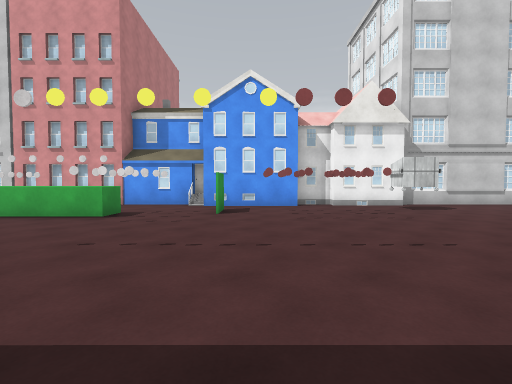
view 1 (above)

18 first-person views from a walk through a 3-D level made in the Unity game engine. The camera is 1.4 m above the floor, tilts 2° down and sees 90° across. The floor is counted in squares, 2 m on a side. Each view is taken from the middle of a square. On the plan, view 1 faces up. The plan holds only what a view shows up to about 9 squares ahead; the rest is blank. The place goes on beyond the plan. The player character is not drawn. Some surface patterns are stand-ins.

view 2
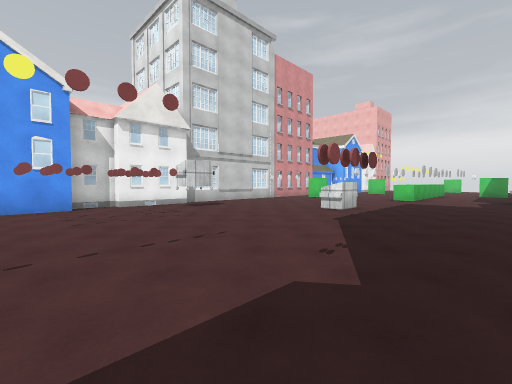

view 3
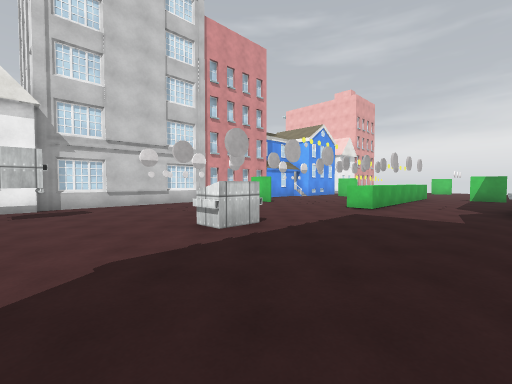

view 4
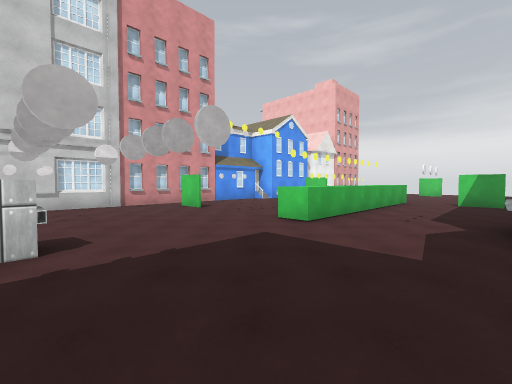

view 5
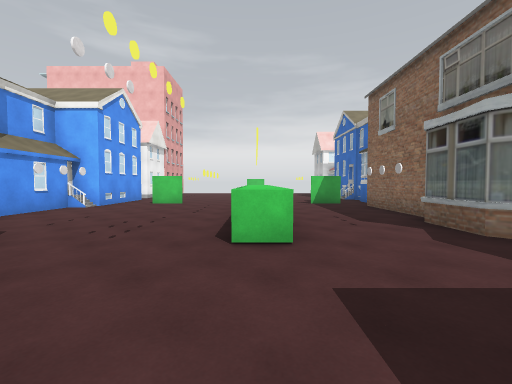

view 6
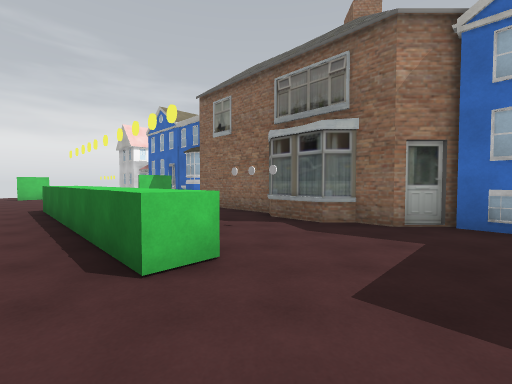

view 7
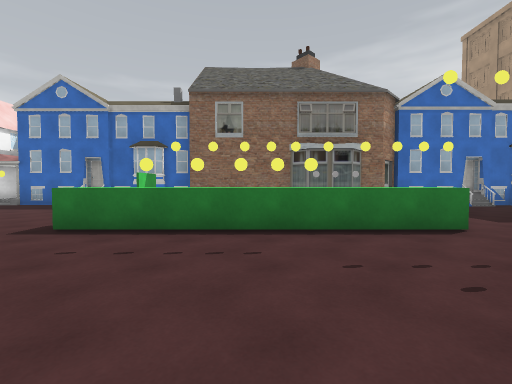

view 8
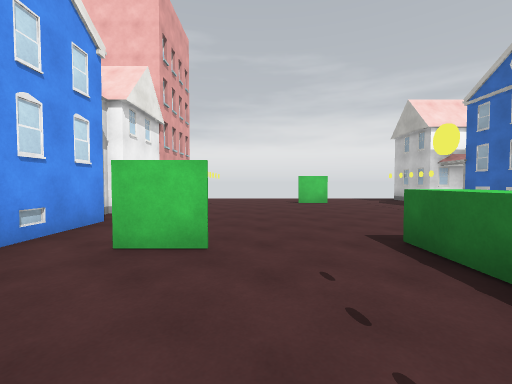

view 9
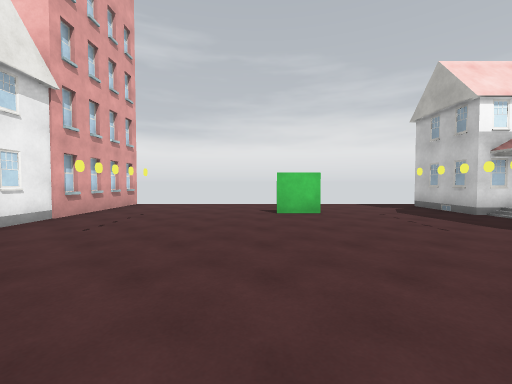

view 10
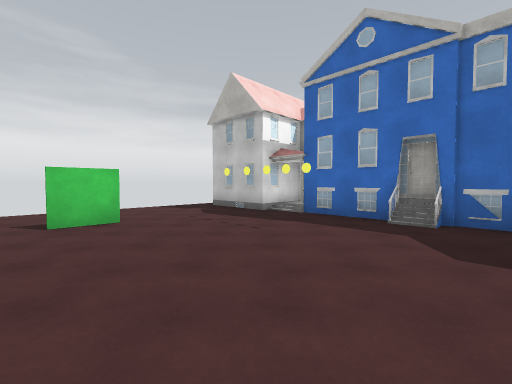

view 11
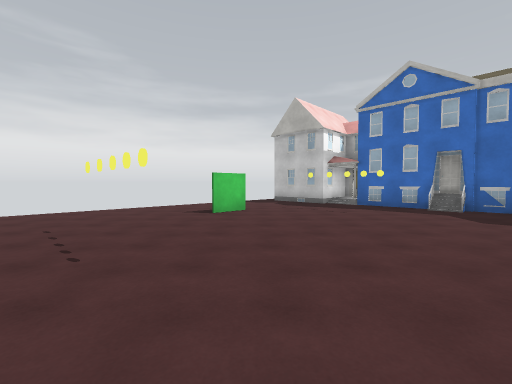

view 12
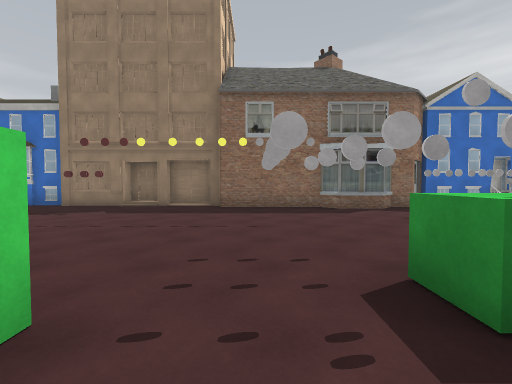

view 13
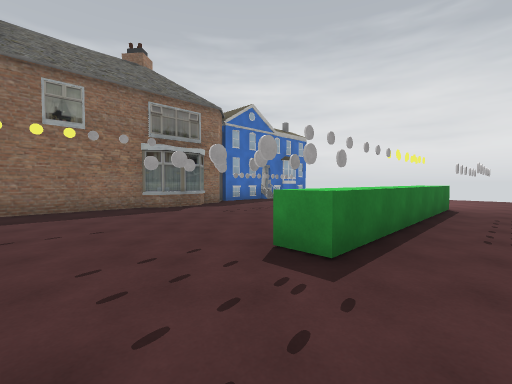

view 14
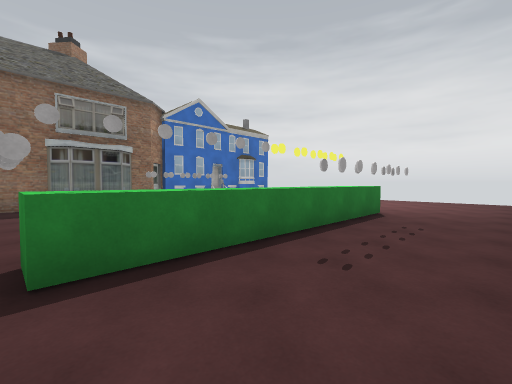

view 15
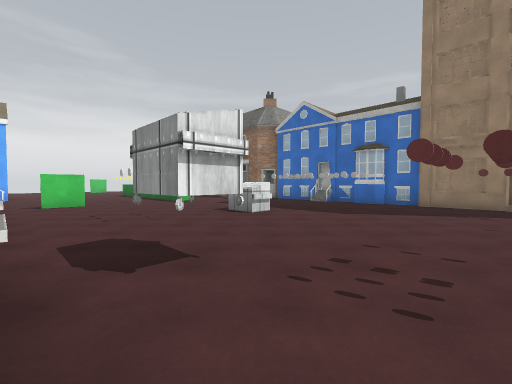

view 16
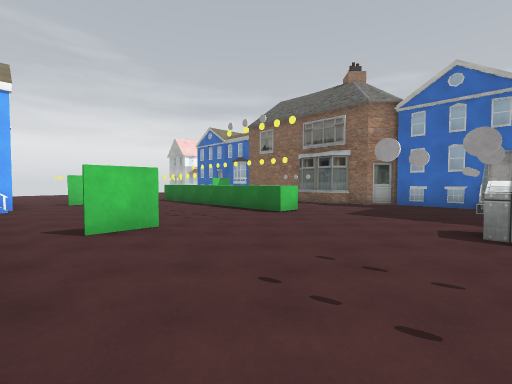

view 17
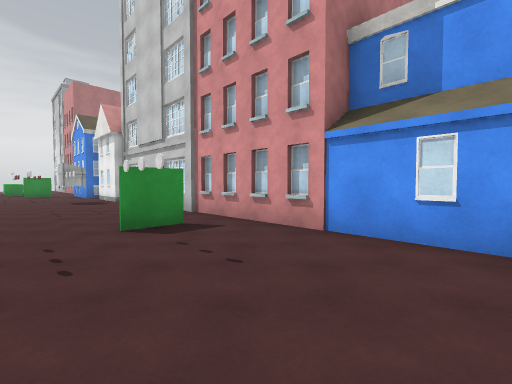

view 18
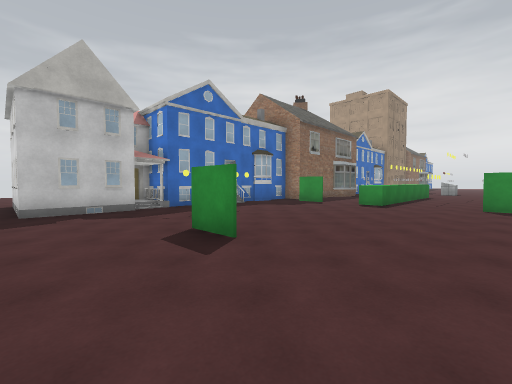

### Floor plan
Key: @ floor where view 1 was taken; # wall or solid block; . floor; ^ raised ledge; B building; O other object.
Columns run from 6 left of view 1 to 26 right of it. Each row starts with its distance up from view 1.
 11                          B
 10         B                B
  9 ###### ###      #######
  8 B...B###.##.......B...###.###BB##
  7 ..........O......#..............
  6 OOOO.#.................#........
  5 ................................
  4  ............O..................
  3 .................OOOOO^^.....#..
  2 ................................
  1 .......................#........
  0 ......@.........................
 -1 ######.##B####B#########.B...##.
 -2                          ###B# .
 -3                            ### .

Where each view was taken, in squares from view 1:
view 1: 0 up, 0 right, facing up
view 2: 0 up, 0 right, facing up-right
view 3: 0 up, 4 right, facing up-right
view 4: 0 up, 7 right, facing up-right
view 5: 3 up, 8 right, facing right
view 6: 4 up, 9 right, facing down-right
view 7: 7 up, 14 right, facing down
view 8: 5 up, 14 right, facing right
view 9: 4 up, 17 right, facing right
view 10: 4 up, 18 right, facing down-right
view 11: 7 up, 18 right, facing down-right
view 12: 7 up, 2 left, facing down
view 13: 7 up, 1 left, facing down-left
view 14: 8 up, 3 left, facing down-left
view 15: 8 up, 2 right, facing down-right
view 16: 8 up, 7 right, facing down-right
view 17: 5 up, 15 right, facing up-left
view 18: 6 up, 25 right, facing down-left
